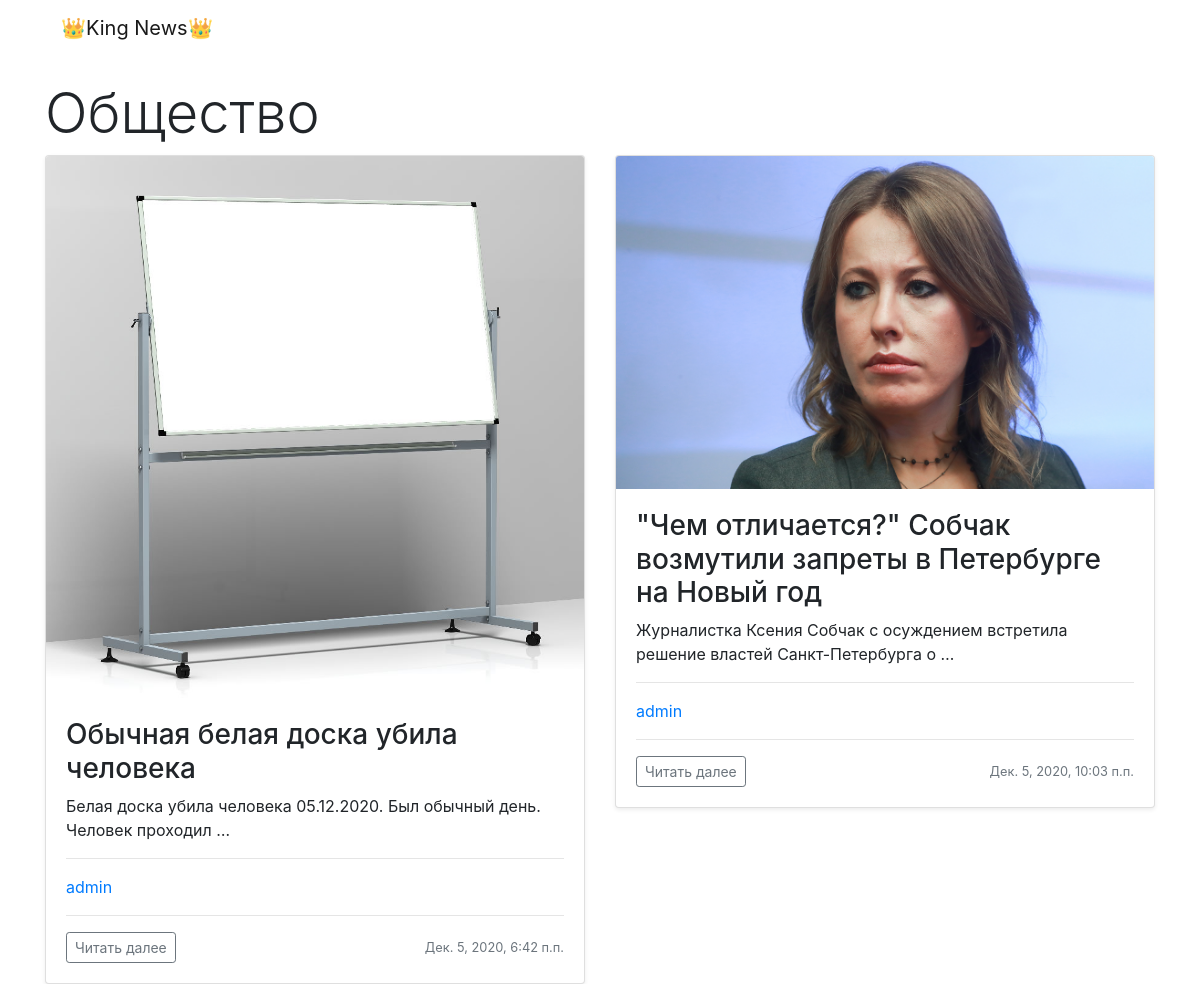
The app's page /news/category/1 with its own data.
### news/models.py (models this page shows, shortened)
class Category(models.Model):
    title = models.CharField(max_length=150, verbose_name='заголовок', unique=True)
    class Meta:
        verbose_name = 'категория'
        verbose_name_plural = 'категории'
        ordering = ['title']

class News(models.Model):
    author = models.ForeignKey(User, on_delete=models.PROTECT, verbose_name='автор', default=None)
    title = models.CharField(max_length=150, verbose_name='заголовок')
    content = models.TextField(verbose_name='текст')
    created_at = models.DateTimeField(auto_now_add=True, verbose_name='дата создания')
    updated_at = models.DateTimeField(auto_now=True, verbose_name='дата обновления')
    photo = models.ImageField(upload_to='photos/%Y/%m/%d/', verbose_name='постер', default='photos/default.svg')
    is_published = models.BooleanField(default=True, verbose_name='статус публикации')
    category = models.ForeignKey('Category', on_delete=models.PROTECT, verbose_name='категория', db_index=True, default=None)
    def get_absolute_url(self):
        return reverse('news:detail_news', kwargs={'pk': self.pk})
    class Meta:
        verbose_name = 'новость'
        verbose_name_plural = 'новости'
        ordering = ['created_at', 'title']

### news/views.py (the view)
# urls.py: path('category/<int:category_id>', DetailCategory.as_view(), name='detail_category'),
class DetailCategory(ListView):
    model = News
    template_name = 'news/detail_category.html'
    context_object_name = 'detail_category'
    def get_queryset(self):
        return News.objects.filter(category=self.kwargs['category_id'], is_published=True)
    def get_context_data(self, *, object_list=None, **kwargs):
        context = super(DetailCategory, self).get_context_data(**kwargs)
        context['title_category'] = Category.objects.get(pk=self.kwargs['category_id']).title
        return context

### news/templates/news/detail_category.html (shortened to what this page needs)
{% extends 'base.html' %}
{% block content %}
    {% include 'inc/_nav.html' %}
    <br>
    <h1 class="display-4">{{ title_category }}</h1>
    <div class="row row-cols-2">
        {% for category in detail_category %}
            <div class="col">
                <div class="card shadow-sm">
                    <img class="bd-placeholder-img card-img-top" focusable="false" role="img"
                         width="100%" height="100%" src="{{ category.photo.url }}">
                    <div class="card-body">
                        <h3 class="card-text">{{ category.title }}</h3>
                        <p class="card-text">{{ category.content|truncatewords:10 }}</p>
                        <hr>
                        <a style="text-decoration: none;" href="#"><p>{{ category.author }}</p></a>
                        <hr>
                        <div class="d-flex justify-content-between align-items-center">
                            <div class="btn-group">
                                <form action="{{ category.get_absolute_url }}">
                                    <button type="submit" class="btn btn-sm btn-outline-secondary">
                                        Читать далее
                                    </button>
                                </form>
                            </div>
                            <small class="text-muted">{{ category.created_at }}</small>
                        </div>
                    </div>
                </div>
            </div>
        {% endfor %}
    </div>
{% endblock %}

### records on screen
Category: title "Общество"
News: photo (picture), title "Обычная белая доска убила человека", content "Белая доска убила человека 05.12.2020. Был обычный день. Человек проходил …", author "admin", created_at "Дек. 5, 2020, 6:42 п.п."
News: photo (picture), title "\"Чем отличается?\" Собчак возмутили запреты в Петербурге на Новый год", content "Журналистка Ксения Собчак с осуждением встретила решение властей Санкт-Петербурга о …", author "admin", created_at "Дек. 5, 2020, 10:03 п.п."
